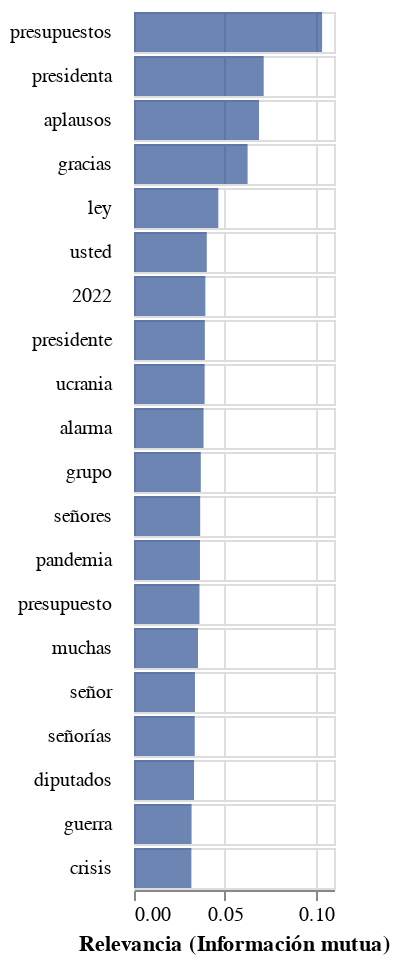

Notebook code for this chart:
### Code cell
chart_mi_fecha = base_fecha.encode(
    alt.X('mean(mi_fecha):Q',
         title='Relevancia (Información mutua)'),      
).mark_bar(
    color="#0d347f",
    opacity=0.6,
    height=20
).properties(height=20, width=100)

chart_mi_fecha

### Figure 1 — Vega-Lite specification as saved in the notebook (floating-point values rounded to 4 significant figures; data arrays with more than 128 entries replaced by an {"elided": "..."} marker saying what was removed)
{"config": {"view": {"continuousWidth": 300, "continuousHeight": 300}}, "data": {"name": "data-b7eee5a4d63cac2de279873f8a0eb184"}, "mark": {"type": "bar", "color": "#0d347f", "height": 20, "opacity": 0.6}, "encoding": {"row": {"field": "term", "header": {"labelAlign": "left", "labelAngle": 0, "labelOrient": "left"}, "sort": {"field": "mi_fecha", "op": "mean", "order": "descending"}, "spacing": 0, "title": "", "type": "nominal"}, "x": {"aggregate": "mean", "field": "mi_fecha", "title": "Relevancia (Información mutua)", "type": "quantitative"}}, "height": 20, "width": 100, "$schema": "https://vega.github.io/schema/vega-lite/v5.6.1.json", "datasets": {"data-b7eee5a4d63cac2de279873f8a0eb184": {"elided": "780 records"}}}
